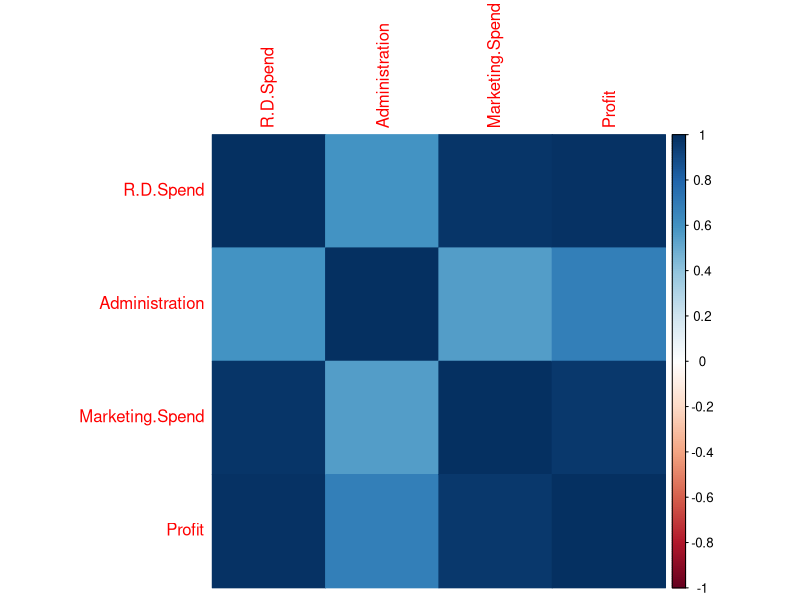
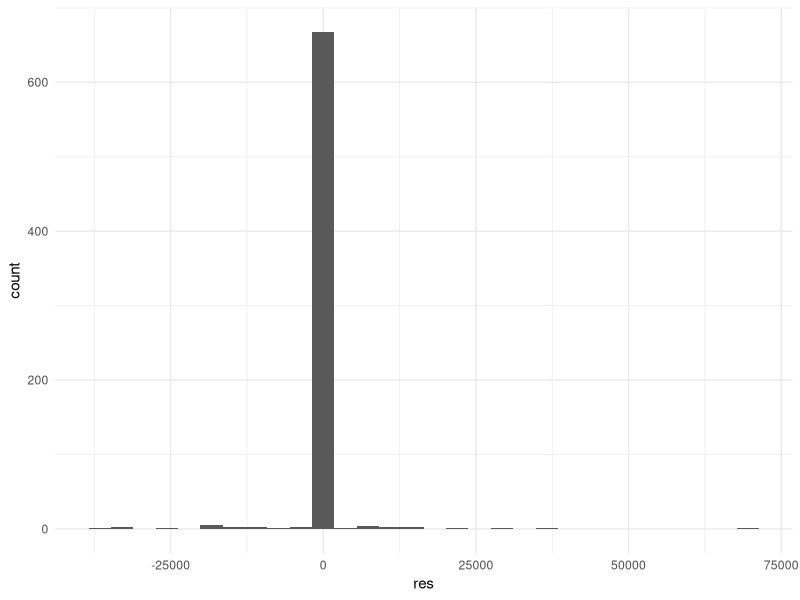

Source code (R) for these figures, in order: (Note: this script raises an error after producing the figures.)


# loading the libraries 
library(ggplot2)
library(ggthemes)
library(dplyr)
library(caTools)
library(corrplot)


df = read.table("startups.txt",sep = ',',header = TRUE)
# head(df)

# splitting the data set
sample<-sample.split(df$Profit,SplitRatio = 0.7)
train=subset(df,sample==TRUE)
test=subset(df,sample==FALSE)

# getting the structure of train data 
str(train)

#checking the null values 
any(is.na(train))

cols.numeric.train = sapply(train, is.numeric)
cols.numeric.train



# getting the correlation of the numeric features 
correlation.train = cor(train[,cols.numeric.train])
correlation.train


# plotting the heat map of correlation 
corrplot(correlation.train,method = 'color')


# creating the first model 
lm_model1 = lm(Profit~R.D.Spend+Administration+Marketing.Spend,data = train)
# getting the summary of the first model
summary(lm_model1)


# creating another model 
lm_model2 = lm(Profit~R.D.Spend+Marketing.Spend,data = train)
# getting the summary of the first model
summary(lm_model2)


# saving the model residuals
res = residuals(lm_model1)
res = as.data.frame(res)
head(res)


# plotting the residual
pl_residuals = ggplot(res,aes(res))+geom_histogram()+ theme_minimal()
pl_residuals


# testing the model in data set
profit.prediction = predict(lm_model1,test)
profit.prediction = as.data.frame(profit.prediction)
head(profit.prediction)


# saving predicted and actual in a new data frame 
result = cbind(profit.prediction, test$Profit)
colnames(result) = c('pred', 'real')
result = as.data.frame(result)
result

# plotting residuals of test data  
pl_residuals_test = ggplot(profit.prediction,aes(profit.prediction))+geom_histogram()
+ theme_minimal()
pl_residuals_test


# getting the mean square value
mse = mean((result$real - result$pred)^2)
print(mse)


# calculating the rmse
rmse = mse^0.5
print(rmse)

# finding the sse and tss , r^2 
sse = sum((result$pred - result$real)^2)
sst = sum((mean(test$Profit) - result$real)^2)
r2 = 1 - sse/sst
print(r2)
